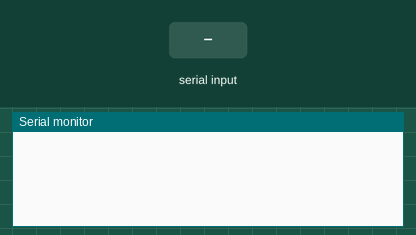
Bench run of a sketch on a simulated Arduino Uno, built with avr-gcc and run on an emulated ATmega328P. Parts: the last lines printed to the serial monitor. The test bench sets the inputs (shaded band).

Above: at 1.2 s.
1.3 s: "1" received over Serial
At 2.3 s:
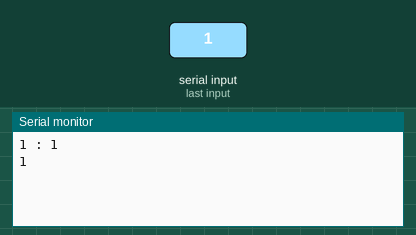
2.8 s: "0" received over Serial
At 3.4 s:
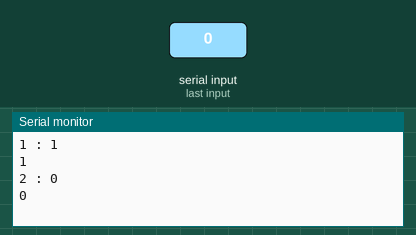
4.3 s: "2" received over Serial
At 5.7 s:
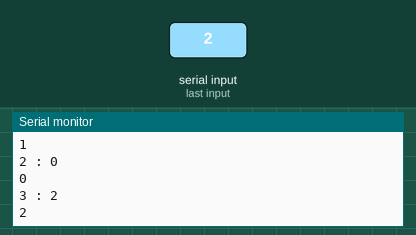

The sketch:

06_serial.ino
```cpp
int count = 0;
String str = "";

void setup() {
  Serial.begin(9600);
}

void loop() {
  while (Serial.available()) {
    char c = Serial.read();
    count++;
    Serial.print(count);
    Serial.print(" : ");
    Serial.println(c);
    str += c;
    delay(10);
  }

  if (str != "") {
    Serial.println(str);
    str = "";
  }
}
```

Measured:
- after the input at 1.3 s, the serial monitor: prints a new line at once (image 1)
- after the input at 2.8 s, the serial monitor: prints a new line at once (image 2)
- after the input at 4.3 s, the serial monitor: prints a new line at once (image 3)
